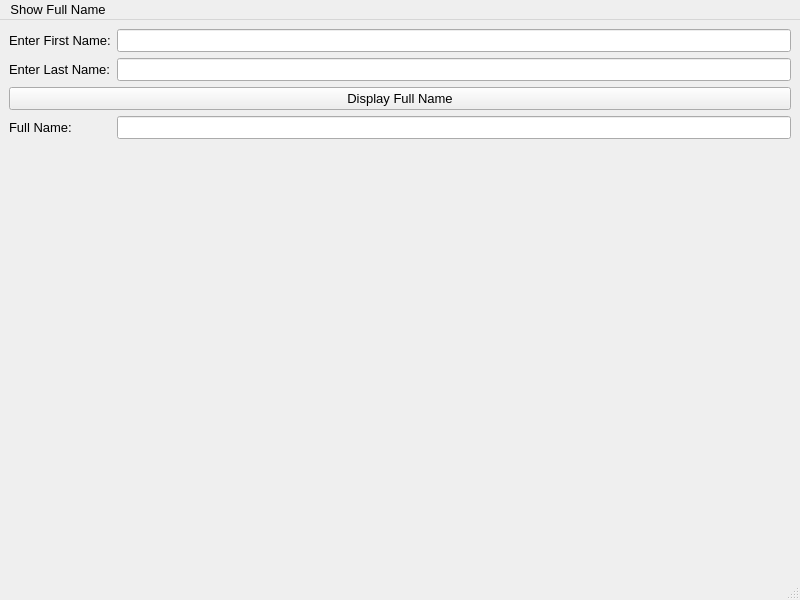
<?xml version="1.0" encoding="UTF-8"?>
<ui version="4.0">
 <class>MainWindow</class>
 <widget class="QMainWindow" name="MainWindow">
  <property name="geometry">
   <rect>
    <x>0</x>
    <y>0</y>
    <width>800</width>
    <height>600</height>
   </rect>
  </property>
  <property name="font">
   <font>
    <family>Arial</family>
    <pointsize>10</pointsize>
   </font>
  </property>
  <property name="windowTitle">
   <string>Full Name</string>
  </property>
  <widget class="QWidget" name="centralwidget">
   <layout class="QFormLayout" name="formLayout">
    <item row="0" column="0">
     <widget class="QLabel" name="lblFirstName">
      <property name="text">
       <string>Enter First Name:</string>
      </property>
     </widget>
    </item>
    <item row="0" column="1">
     <widget class="QLineEdit" name="txtFirstName"/>
    </item>
    <item row="1" column="0">
     <widget class="QLabel" name="lblLastName">
      <property name="text">
       <string>Enter Last Name:</string>
      </property>
     </widget>
    </item>
    <item row="1" column="1">
     <widget class="QLineEdit" name="txtLastName"/>
    </item>
    <item row="2" column="0" colspan="2">
     <widget class="QPushButton" name="btnFullName">
      <property name="text">
       <string>Display Full Name</string>
      </property>
     </widget>
    </item>
    <item row="3" column="0">
     <widget class="QLabel" name="lblFullName">
      <property name="text">
       <string>Full Name:</string>
      </property>
     </widget>
    </item>
    <item row="3" column="1">
     <widget class="QLineEdit" name="txtOutput">
      <property name="readOnly">
       <bool>true</bool>
      </property>
     </widget>
    </item>
   </layout>
  </widget>
  <widget class="QMenuBar" name="menubar">
   <property name="geometry">
    <rect>
     <x>0</x>
     <y>0</y>
     <width>800</width>
     <height>25</height>
    </rect>
   </property>
   <widget class="QMenu" name="menuShow_Full_Name">
    <property name="title">
     <string>Show Full Name</string>
    </property>
   </widget>
   <addaction name="menuShow_Full_Name"/>
  </widget>
  <widget class="QStatusBar" name="statusbar"/>
 </widget>
 <resources/>
 <connections/>
</ui>
